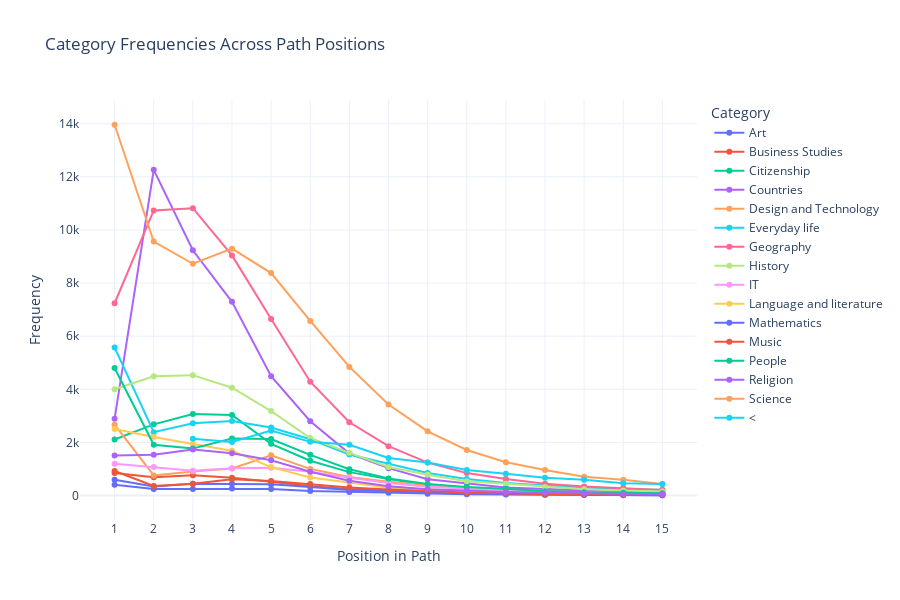

Notebook code for this chart:
### Code cell
# Calculate position frequencies (normalized or not)
df_position_data = get_position_frequencies(common_paths_f, max_position=15)

# Plot interactive histogram (line or bar plot, with options for normalization and stacking)
plot_position_interactive(df_position_data, plot_type="line")

### Figure 1 — Plotly figure (JSON) as saved in the notebook; plotly's stock layout.template omitted (floating-point values rounded to 4 significant figures)
{"data": [{"hovertemplate": "Category=Art<br>Position in Path=%{x}<br>Frequency=%{y}<extra></extra>", "legendgroup": "Art", "line": {"color": "#636efa", "dash": "solid"}, "marker": {"symbol": "circle"}, "mode": "lines+markers", "name": "Art", "orientation": "v", "showlegend": true, "type": "scatter", "x": [1, 2, 3, 4, 5, 6, 7, 8, 9, 10, 11, 12, 13, 14, 15], "xaxis": "x", "y": [408, 250, 251, 263, 248, 173, 136, 104, 66, 48, 37, 32, 23, 14, 14], "yaxis": "y"}, {"hovertemplate": "Category=Business Studies<br>Position in Path=%{x}<br>Frequency=%{y}<extra></extra>", "legendgroup": "Business Studies", "line": {"color": "#EF553B", "dash": "solid"}, "marker": {"symbol": "circle"}, "mode": "lines+markers", "name": "Business Studies", "orientation": "v", "showlegend": true, "type": "scatter", "x": [1, 2, 3, 4, 5, 6, 7, 8, 9, 10, 11, 12, 13, 14, 15], "xaxis": "x", "y": [851, 685, 767, 668, 520, 348, 245, 184, 126, 85, 75, 54, 38, 37, 30], "yaxis": "y"}, {"hovertemplate": "Category=Citizenship<br>Position in Path=%{x}<br>Frequency=%{y}<extra></extra>", "legendgroup": "Citizenship", "line": {"color": "#00cc96", "dash": "solid"}, "marker": {"symbol": "circle"}, "mode": "lines+markers", "name": "Citizenship", "orientation": "v", "showlegend": true, "type": "scatter", "x": [1, 2, 3, 4, 5, 6, 7, 8, 9, 10, 11, 12, 13, 14, 15], "xaxis": "x", "y": [2111, 2681, 3072, 3031, 1948, 1311, 882, 618, 397, 311, 211, 176, 125, 103, 90], "yaxis": "y"}, {"hovertemplate": "Category=Countries<br>Position in Path=%{x}<br>Frequency=%{y}<extra></extra>", "legendgroup": "Countries", "line": {"color": "#ab63fa", "dash": "solid"}, "marker": {"symbol": "circle"}, "mode": "lines+markers", "name": "Countries", "orientation": "v", "showlegend": true, "type": "scatter", "x": [1, 2, 3, 4, 5, 6, 7, 8, 9, 10, 11, 12, 13, 14, 15], "xaxis": "x", "y": [2887, 12265, 9236, 7296, 4494, 2797, 1580, 1031, 613, 467, 306, 249, 189, 137, 102], "yaxis": "y"}, {"hovertemplate": "Category=Design and Technology<br>Position in Path=%{x}<br>Frequency=%{y}<extra></extra>", "legendgroup": "Design and Technology", "line": {"color": "#FFA15A", "dash": "solid"}, "marker": {"symbol": "circle"}, "mode": "lines+markers", "name": "Design and Technology", "orientation": "v", "showlegend": true, "type": "scatter", "x": [1, 2, 3, 4, 5, 6, 7, 8, 9, 10, 11, 12, 13, 14, 15], "xaxis": "x", "y": [2670, 759, 901, 1017, 1513, 1004, 698, 516, 377, 268, 174, 148, 117, 98, 63], "yaxis": "y"}, {"hovertemplate": "Category=Everyday life<br>Position in Path=%{x}<br>Frequency=%{y}<extra></extra>", "legendgroup": "Everyday life", "line": {"color": "#19d3f3", "dash": "solid"}, "marker": {"symbol": "circle"}, "mode": "lines+markers", "name": "Everyday life", "orientation": "v", "showlegend": true, "type": "scatter", "x": [1, 2, 3, 4, 5, 6, 7, 8, 9, 10, 11, 12, 13, 14, 15], "xaxis": "x", "y": [5575, 2385, 2723, 2811, 2560, 2119, 1546, 1190, 846, 624, 470, 380, 323, 239, 220], "yaxis": "y"}, {"hovertemplate": "Category=Geography<br>Position in Path=%{x}<br>Frequency=%{y}<extra></extra>", "legendgroup": "Geography", "line": {"color": "#FF6692", "dash": "solid"}, "marker": {"symbol": "circle"}, "mode": "lines+markers", "name": "Geography", "orientation": "v", "showlegend": true, "type": "scatter", "x": [1, 2, 3, 4, 5, 6, 7, 8, 9, 10, 11, 12, 13, 14, 15], "xaxis": "x", "y": [7241, 10736, 10819, 9043, 6646, 4287, 2759, 1858, 1241, 845, 620, 440, 337, 282, 212], "yaxis": "y"}, {"hovertemplate": "Category=History<br>Position in Path=%{x}<br>Frequency=%{y}<extra></extra>", "legendgroup": "History", "line": {"color": "#B6E880", "dash": "solid"}, "marker": {"symbol": "circle"}, "mode": "lines+markers", "name": "History", "orientation": "v", "showlegend": true, "type": "scatter", "x": [1, 2, 3, 4, 5, 6, 7, 8, 9, 10, 11, 12, 13, 14, 15], "xaxis": "x", "y": [4005, 4493, 4533, 4060, 3179, 2165, 1608, 1075, 780, 537, 443, 325, 234, 187, 155], "yaxis": "y"}, {"hovertemplate": "Category=IT<br>Position in Path=%{x}<br>Frequency=%{y}<extra></extra>", "legendgroup": "IT", "line": {"color": "#FF97FF", "dash": "solid"}, "marker": {"symbol": "circle"}, "mode": "lines+markers", "name": "IT", "orientation": "v", "showlegend": true, "type": "scatter", "x": [1, 2, 3, 4, 5, 6, 7, 8, 9, 10, 11, 12, 13, 14, 15], "xaxis": "x", "y": [1201, 1078, 931, 1023, 1042, 898, 667, 469, 331, 259, 179, 139, 109, 81, 66], "yaxis": "y"}, {"hovertemplate": "Category=Language and literature<br>Position in Path=%{x}<br>Frequency=%{y}<extra></extra>", "legendgroup": "Language and literature", "line": {"color": "#FECB52", "dash": "solid"}, "marker": {"symbol": "circle"}, "mode": "lines+markers", "name": "Language and literature", "orientation": "v", "showlegend": true, "type": "scatter", "x": [1, 2, 3, 4, 5, 6, 7, 8, 9, 10, 11, 12, 13, 14, 15], "xaxis": "x", "y": [2509, 2202, 1939, 1686, 1071, 676, 489, 295, 229, 168, 127, 86, 66, 70, 50], "yaxis": "y"}, {"hovertemplate": "Category=Mathematics<br>Position in Path=%{x}<br>Frequency=%{y}<extra></extra>", "legendgroup": "Mathematics", "line": {"color": "#636efa", "dash": "solid"}, "marker": {"symbol": "circle"}, "mode": "lines+markers", "name": "Mathematics", "orientation": "v", "showlegend": true, "type": "scatter", "x": [1, 2, 3, 4, 5, 6, 7, 8, 9, 10, 11, 12, 13, 14, 15], "xaxis": "x", "y": [595, 338, 447, 443, 428, 321, 212, 153, 104, 64, 56, 31, 27, 19, 11], "yaxis": "y"}, {"hovertemplate": "Category=Music<br>Position in Path=%{x}<br>Frequency=%{y}<extra></extra>", "legendgroup": "Music", "line": {"color": "#EF553B", "dash": "solid"}, "marker": {"symbol": "circle"}, "mode": "lines+markers", "name": "Music", "orientation": "v", "showlegend": true, "type": "scatter", "x": [1, 2, 3, 4, 5, 6, 7, 8, 9, 10, 11, 12, 13, 14, 15], "xaxis": "x", "y": [926, 358, 442, 613, 551, 432, 304, 230, 172, 113, 84, 49, 45, 29, 32], "yaxis": "y"}, {"hovertemplate": "Category=People<br>Position in Path=%{x}<br>Frequency=%{y}<extra></extra>", "legendgroup": "People", "line": {"color": "#00cc96", "dash": "solid"}, "marker": {"symbol": "circle"}, "mode": "lines+markers", "name": "People", "orientation": "v", "showlegend": true, "type": "scatter", "x": [1, 2, 3, 4, 5, 6, 7, 8, 9, 10, 11, 12, 13, 14, 15], "xaxis": "x", "y": [4801, 1910, 1774, 2151, 2130, 1533, 989, 645, 435, 322, 259, 162, 124, 101, 91], "yaxis": "y"}, {"hovertemplate": "Category=Religion<br>Position in Path=%{x}<br>Frequency=%{y}<extra></extra>", "legendgroup": "Religion", "line": {"color": "#ab63fa", "dash": "solid"}, "marker": {"symbol": "circle"}, "mode": "lines+markers", "name": "Religion", "orientation": "v", "showlegend": true, "type": "scatter", "x": [1, 2, 3, 4, 5, 6, 7, 8, 9, 10, 11, 12, 13, 14, 15], "xaxis": "x", "y": [1506, 1534, 1737, 1595, 1328, 897, 559, 354, 233, 179, 134, 101, 79, 60, 50], "yaxis": "y"}, {"hovertemplate": "Category=Science<br>Position in Path=%{x}<br>Frequency=%{y}<extra></extra>", "legendgroup": "Science", "line": {"color": "#FFA15A", "dash": "solid"}, "marker": {"symbol": "circle"}, "mode": "lines+markers", "name": "Science", "orientation": "v", "showlegend": true, "type": "scatter", "x": [1, 2, 3, 4, 5, 6, 7, 8, 9, 10, 11, 12, 13, 14, 15], "xaxis": "x", "y": [13962, 9563, 8728, 9297, 8377, 6574, 4844, 3428, 2419, 1715, 1255, 958, 706, 590, 433], "yaxis": "y"}, {"hovertemplate": "Category=<<br>Position in Path=%{x}<br>Frequency=%{y}<extra></extra>", "legendgroup": "<", "line": {"color": "#19d3f3", "dash": "solid"}, "marker": {"symbol": "circle"}, "mode": "lines+markers", "name": "<", "orientation": "v", "showlegend": true, "type": "scatter", "x": [3, 4, 5, 6, 7, 8, 9, 10, 11, 12, 13, 14, 15], "xaxis": "x", "y": [2139, 2018, 2444, 2021, 1911, 1417, 1246, 961, 825, 670, 595, 467, 433], "yaxis": "y"}], "layout": {"height": 600, "legend": {"title": {"text": "Category"}, "tracegroupgap": 0}, "title": {"text": "Category Frequencies Across Path Positions"}, "width": 900, "xaxis": {"anchor": "y", "domain": [0, 1], "dtick": 1, "tick0": 1, "tickmode": "linear", "title": {"text": "Position in Path"}}, "yaxis": {"anchor": "x", "domain": [0, 1], "title": {"text": "Frequency"}}}}
